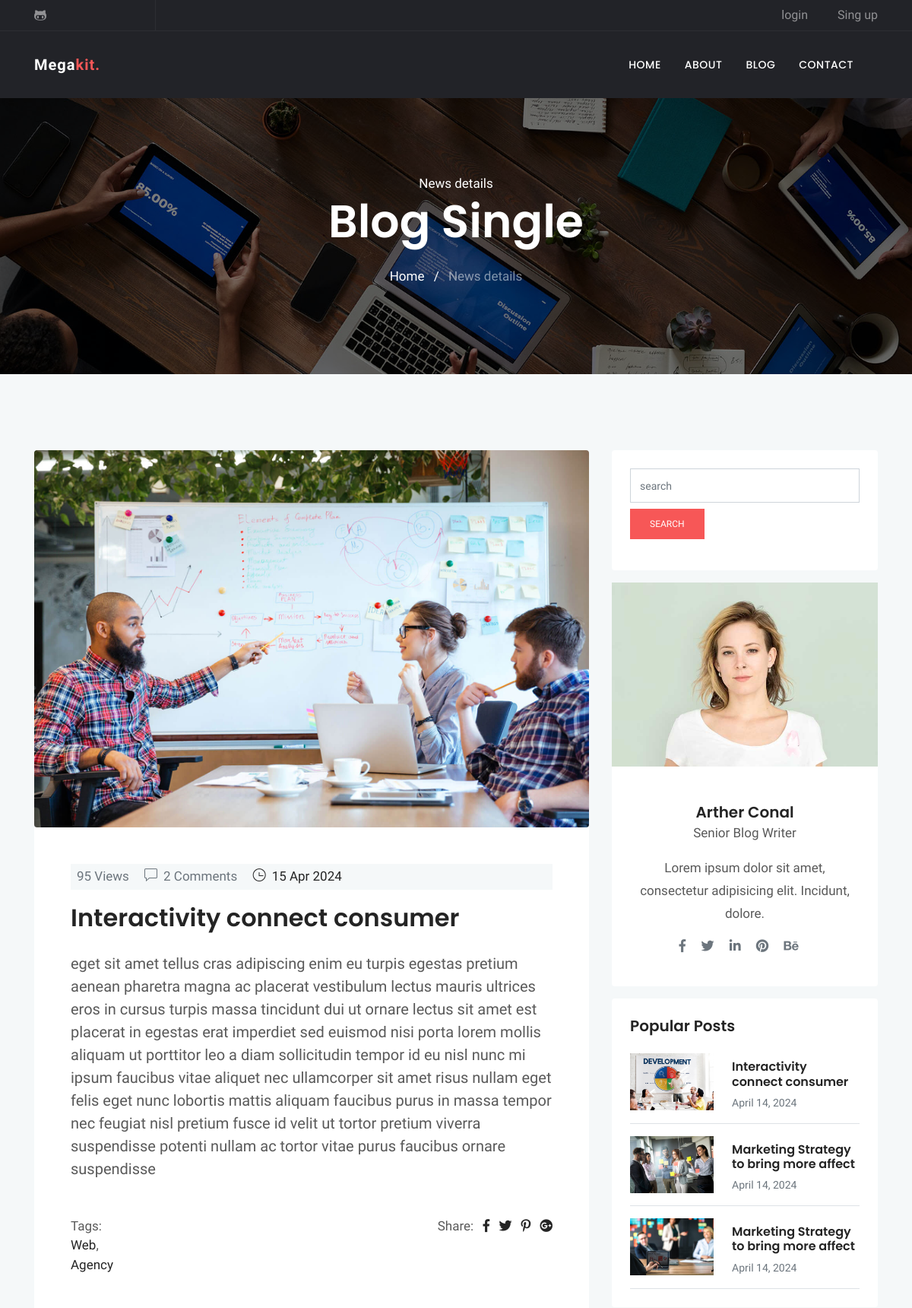
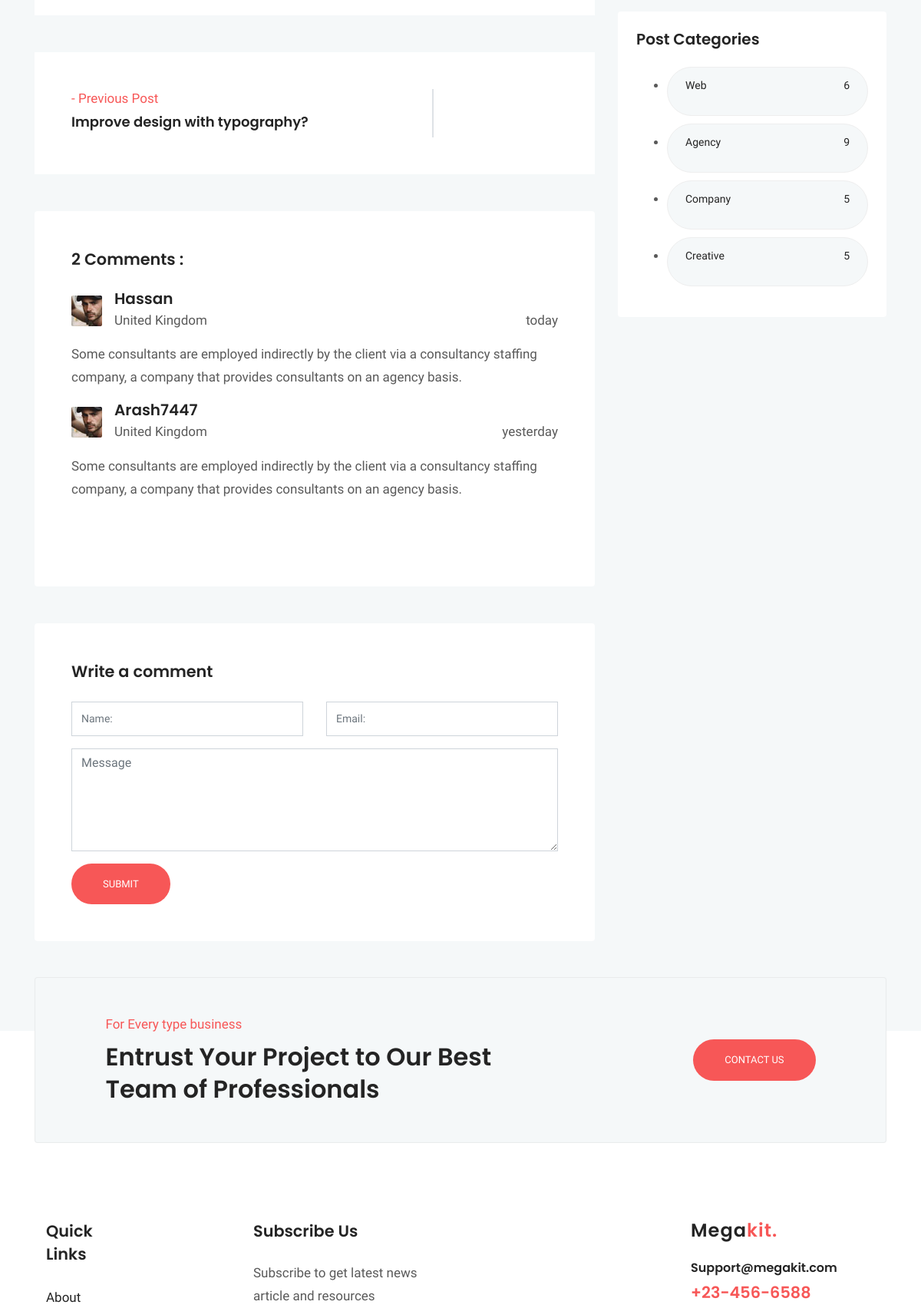
The page /blog/9/ (upper part) on the database its author committed (2 pictures, top to bottom).
### blog/models.py (models this page shows, shortened)
class Post (models.Model) :
    image = models.ImageField(upload_to = 'blog/',default = 'blog/default.jpg')
    author = models.ForeignKey(User,on_delete=models.SET_NULL,null=True)
    title = models.CharField (max_length = 200)
    content = models.TextField ()
    tags = TaggableManager()
    category = models.ManyToManyField (Category)
    counted_view = models.IntegerField (default = 0)
    status = models.BooleanField (default = False)
    login_required = models.BooleanField (default = False)
    published_date = models.DateTimeField (null = True)
    created_date = models.DateTimeField (auto_now_add = True)
    update_date = models.DateTimeField (auto_now = True)
    class Meta:
        ordering = ['-created_date']

class Category(models.Model):
    name = models.CharField(max_length = 255)
    def __str__(self):
        return self.name

class Comment(models.Model):
    post = models.ForeignKey(Post, on_delete=models.CASCADE)
    name = models.CharField(max_length = 255)
    email = models.EmailField()
    message = models.TextField()
    approved = models.BooleanField(default=False)
    created_date = models.DateTimeField(auto_now_add = True)
    updated_date = models.DateTimeField(auto_now=True)
    class Meta:
        ordering = ['-created_date']

### blog/views.py (the view, shortened to what this page needs)
# urls.py: path('<int:pid>/', blog_single, name="single"),
def blog_single(request, pid) :
    post = get_object_or_404(Post, pk=pid, status=1, published_date__lte=timezone.now())
    if not post.login_required :
        comments = Comment.objects.filter(post=post.id, approved=True)
        next_post = Post.objects.filter(id__gt=post.id, status=1, published_date__lte=timezone.now()).order_by('id', '-published_date').first()
        previous_post = Post.objects.filter(id__lt=post.id, status=1, published_date__lte=timezone.now()).order_by('-id', '-published_date').first()
        form = CommentForm()
        context = {'post': post, 'counted_view': post.counted_view, 'next_post': next_post, 'previous_post': previous_post, 'comments':comments ,'form':form}
        post.counted_view += 1
        post.save()
        return render(request, "blog/blog-single.html", context)
    else:
        return HttpResponseRedirect(reverse('accounts:login'))

### blog/forms.py
class CommentForm (forms.ModelForm) :
    class Meta:
        model = Comment
        fields = ['post','name','email','message']

### blog/templatetags/blog_tags.py (called while the page is built)
@register.inclusion_tag('blog/popular-posts.html')
def latestposts(arg = 3) :
    posts = Post.objects.filter(status = 1).order_by('published_date')[:arg]
    return {'posts': posts}

@register.inclusion_tag('blog/post-categories.html')
def postcategories() :
    posts = Post.objects.filter(status = 1)
    categories = Category.objects.all()
    cat_dict = {}
    for name in categories :
        cat_dict[name]=posts.filter(category=name).count()
    return {'categories':cat_dict}

### templates/blog/blog-single.html (shortened to what this page needs)
{% extends 'base.html' %}
{% load static %}
{% load blog_tags %}
{% block content %}
{% load humanize %}
<!doctype html>
<html lang="en">
  <head>
  <link rel="stylesheet" href="{% static 'plugins/bootstrap/css/bootstrap.min.css' %}">
  <link rel="stylesheet" href="{% static 'plugins/themify/css/themify-icons.css' %}">
  <link rel="stylesheet" href="{% static 'plugins/fontawesome/css/all.css' %}">
  <link rel="stylesheet" href="{% static 'plugins/magnific-popup/dist/magnific-popup.css' %}">
  <link rel="stylesheet" href="{% static 'plugins/slick-carousel/slick/slick.css' %}">
  <link rel="stylesheet" href="{% static 'plugins/slick-carousel/slick/slick-theme.css' %}">
  <link rel="stylesheet" href="{% static 'css/style.css' %}">
</head>
<body>
<div class="main-wrapper ">
<section class="page-title bg-1">
  <div class="container">
    <div class="row">
      <div class="col-md-12">
        <div class="block text-center">
          <span class="text-white">News details</span>
          <h1 class="text-capitalize mb-4 text-lg">Blog Single</h1>
          <ul class="list-inline">
            <li class="list-inline-item"><a href="http://127.0.0.1:8000/" class="text-white">Home</a></li>
            <li class="list-inline-item"><span class="text-white">/</span></li>
            <li class="list-inline-item"><a href="#" class="text-white-50">News details</a></li>
          </ul>
        </div>
      </div>
    </div>
  </div>
</section>
<section class="section blog-wrap bg-gray">
    <div class="container">
        <div class="row">
            <div class="col-lg-8">
                <div class="row">
	<div class="col-lg-12 mb-5">
		<div class="single-blog-item">
			<img src="{{ post.image.url }}" alt="" class="img-fluid rounded">
			<div class="blog-item-content bg-white p-5">
				<div class="blog-item-meta bg-gray py-1 px-2">
					<span class="text-muted text-capitalize mr-3"></i>{{post.counted_view}} Views</span>
					<span class="text-muted text-capitalize mr-3"><i class="ti-comment mr-2"></i>{{comments|length}} Comments</span>
					<span class="text-black text-capitalize mr-3"><i class="ti-time mr-1"></i> {{post.published_date|date:'d M Y'}}</span>
				</div>
				<h2 class="mt-3 mb-4"><a href="blog-single.html">{{ post.title }}</a></h2>
				<p class="lead mb-4">{{post.content}}</p>
				<div class="tag-option mt-5 clearfix">
				    <ul class="float-left list-inline">
				    	<li>Tags:</li>
						{% for cat in post.category.all %}
						<li><a href="{% url 'blog:category' cat_name=cat.name %}">{{ cat.name }}</a>{% if not forloop.last %},{% endif %}</li>
						{% endfor %}
				   	</ul>
				    <ul class="float-right list-inline">
				        <li class="list-inline-item"> Share: </li>
				        <li class="list-inline-item"><a href="#" target="_blank"><i class="fab fa-facebook-f" aria-hidden="true"></i></a></li>
				        <li class="list-inline-item"><a href="#" target="_blank"><i class="fab fa-twitter" aria-hidden="true"></i></a></li>
				        <li class="list-inline-item"><a href="#" target="_blank"><i class="fab fa-pinterest-p" aria-hidden="true"></i></a></li>
				        <li class="list-inline-item"><a href="#" target="_blank"><i class="fab fa-google-plus" aria-hidden="true"></i></a></li>
				    </ul>
			    </div>
			</div>
		</div>
	</div>
	<div class="col-lg-12 mb-5">
		<div class="posts-nav bg-white p-5 d-lg-flex d-md-flex justify-content-between ">
			<a class="post-prev align-items-center" href="/blog/{{ previous_post.id }}/">
				<div class="posts-prev-item mb-4 mb-lg-0">
					{% if previous_post %}
					<span class="nav-posts-desc text-color">- Previous Post</span>
					<h6 class="nav-posts-title mt-1">
					{{ previous_post.title }}
					</h6>
					{% endif %}
				</div>
			</a>
			<div class="border"></div>
		</div>
	</div>
	<div class="col-lg-12 mb-5">
		<div class="comment-area card border-0 p-5">
			<h4 class="mb-4">{{comments|length}} Comments :</h4>
			<ul class="comment-tree list-unstyled">
				<li class="mb-5">
					<div class="comment-area-box">
						{% for comment in comments %}
						<img alt="" src="{% static 'images/blog/test2.jpg' %}" class="mt-2 img-fluid float-left mr-3">
						<h5 class="mb-1">{{comment.name}}</h5>
						<span>United Kingdom</span>
						<div class="comment-meta mt-4 mt-lg-0 mt-md-0 float-lg-right float-md-right">
							<span class="date-comm">{{comment.created_date|naturalday}}</span>
						</div>
						<div class="comment-content mt-3">
							<p>{{comment.message}} </p>
						</div>
						{% empty %}
						<p>No Comments Here </p>
					</div>
					{% endfor %}
				</li>
			</ul>
		</div>
	</div>
	<div class="col-lg-12">
		<form class="contact-form bg-white rounded p-5" method="post" action="{% url 'blog:single' pid=post.id %}">
			<h4 class="mb-4">Write a comment</h4>
			<div class="row">
				<div class="col-md-6">
					<div class="form-group">
						<input class="form-control" type="text" name="name" id="name" placeholder="Name:">
					</div>
				</div>
				<div class="col-md-6">
					<div class="form-group">
						<input class="form-control" type="email" name="email" id="mail" placeholder="Email:">
					</div>
				</div>
			</div>
			<textarea class="form-control mb-3" name="message" id="comment" cols="30" rows="5" placeholder="Message"></textarea>
			<input class="btn btn-main btn-round-full" type="submit" name="submit-contact" >
		</form>
	</div>
</div>
            </div>
            <div class="col-lg-4">
                <div class="sidebar-wrap">
					{% include 'blog/blog-search.html' %}
					{% include 'blog/blog-writer.html' %}
					{% latestposts 3 %}
					{% postcategories %}
</div>
            </div>
  </body>
  </html>
{% endblock %}

### templates/blog/popular-posts.html
{% load static %}
{% load humanize %}
    <div class="sidebar-widget latest-post card border-0 p-4 mb-3">
        <h5>Popular Posts</h5>
        {% for post in posts %}
        <div class="media border-bottom py-3">
            <a href="{{post.id}}"><img class="mr-4" src="{{post.image.url}}" alt="" width="110px"></a>
            <div class="media-body">
                <h6 class="my-2"><a href="{% url 'blog:single' pid=post.id %}">{{post.title}}</a></h6>
                <span class="text-sm text-muted">{{post.published_date|naturalday}}</span>
            </div>
        </div>
        {% endfor %}
    </div>

### templates/blog/post-categories.html
{% load static %}
	<div class="sidebar-widget bg-white rounded tags p-4 mb-3">
		<h5 class="mb-4">Post Categories</h5>
        <ul class="cat-list">
            {% for name,count in categories.items %}
            <li>
                <a href="{% url 'blog:category' cat_name=name %}" class="d-flex justify-content-between">
                    <p>{{name}}</p>
                    <p>{{count}}</p>
                </a>
            </li>
            {% endfor %}
	</div>
</div>
            </div>
        </div>

### statics/css/style.css (style rules this page uses)
html { overflow-x: hidden; }
body { line-height: 1.5; font-family: "Hind", serif; -webkit-font-smoothing: antialiased; font-size: 17px; color: rgba(0, 0, 0, 0.65); }
h1, .h1, h2, .h2, h3, .h3, h4, .h4, h5, .h5, h6, .h6 { font-family: "Poppins", sans-serif; font-weight: 600; color: #242424; }
h1, .h1 { font-size: 2.5rem; }
h2, .h2 { font-size: 2rem; font-weight: 600; line-height: 42px; }
h4, .h4 { font-size: 1.3rem; line-height: 30px; }
h5, .h5 { font-size: 1.25rem; }
h6, .h6 { font-size: 1rem; }
p { line-height: 30px; }
input[type="email"], input[type="password"], input[type="text"], input[type="tel"] { box-shadow: none; height: 45px; outline: none; font-size: 14px; }
.form-control { box-shadow: none; border-radius: 0; }
.btn { display: inline-block; font-size: 14px; font-size: 0.8125rem; font-weight: 400; padding: 1rem 2.5rem; text-transform: uppercase; border-radius: 0; transition: all 0.2s ease; }
.btn-main, .btn-transparent, .btn-small { background: #f75757; color: #fff; transition: all 0.2s ease; }
.btn-round-full { border-radius: 50px; }
.bg-gray { background: #f5f8f9; }
.section { padding: 100px 0; }
.overly, .page-title, .slider, .cta, .hero-img { position: relative; }
.overly:before, .page-title:before, .slider:before, .cta:before, .hero-img:before { content: ""; position: absolute; left: 0; top: 0; bottom: 0; right: 0; width: 100%; height: 100%; opacity: 0.5; background: #000; }
.text-color { color: #f75757; }
.text-black { color: #242424; }
.text-sm { font-size: 14px; }
.text-lg { font-size: 3.75rem; }
a { color: #242424; text-decoration: none; }
.page-title { padding: 100px 0; }
.page-title .block h1 { color: #fff; }
.bg-1 { background: url("../images/bg/home-2.jpg") no-repeat 50% 50%; background-size: cover; }
.tags a { background: #f5f8f9; display: inline-block; padding: 8px 23px; border-radius: 38px; margin-bottom: 10px; border: 1px solid #eee; font-size: 14px; text-transform: capitalize; }
.nav-posts-title { line-height: 25px; font-size: 18px; }

### rows shown on the page
Post: image (picture), counted_view "95", published_date "15 Apr 2024", title "Interactivity connect consumer", content "eget sit amet tellus cras adipiscing enim eu turpis egestas pretium aenean pharetra magna ac placerat vestibulum lectus mauris ultrices eros in cursus turpis massa tincidunt dui ut ornare lectus sit amet est placerat in egestas erat imperdiet sed euismod nisi porta lorem mollis aliquam ut porttitor leo a diam sollicitudin tempor id eu nisl nunc mi ipsum faucibus vitae aliquet nec ullamcorper sit amet risus nullam eget felis eget nunc lobortis mattis aliquam faucibus purus in massa tempor nec feugiat nisl pretium fusce id velit ut tortor pretium viverra suspendisse potenti nullam ac tortor vitae purus faucibus ornare suspendisse"
Category: name "Web", count "6"
Category: name "Agency", count "9"
Post: title "Improve design with typography?"
Comment: name "Hassan", created_date "today", message "Some consultants are employed indirectly by the client via a consultancy staffing company, a company that provides consultants on an agency basis."
Comment: name "Arash7447", created_date "yesterday", message "Some consultants are employed indirectly by the client via a consultancy staffing company, a company that provides consultants on an agency basis."
Post: image (picture), title "Interactivity connect consumer", published_date "April 14, 2024"
Post: image (picture), title "Marketing Strategy to bring more affect", published_date "April 14, 2024"
Post: image (picture), title "Marketing Strategy to bring more affect", published_date "April 14, 2024"
Category: name "Company", count "5"
Category: name "Creative", count "5"

### other values the page prints
{{ comments|length }} "2"
